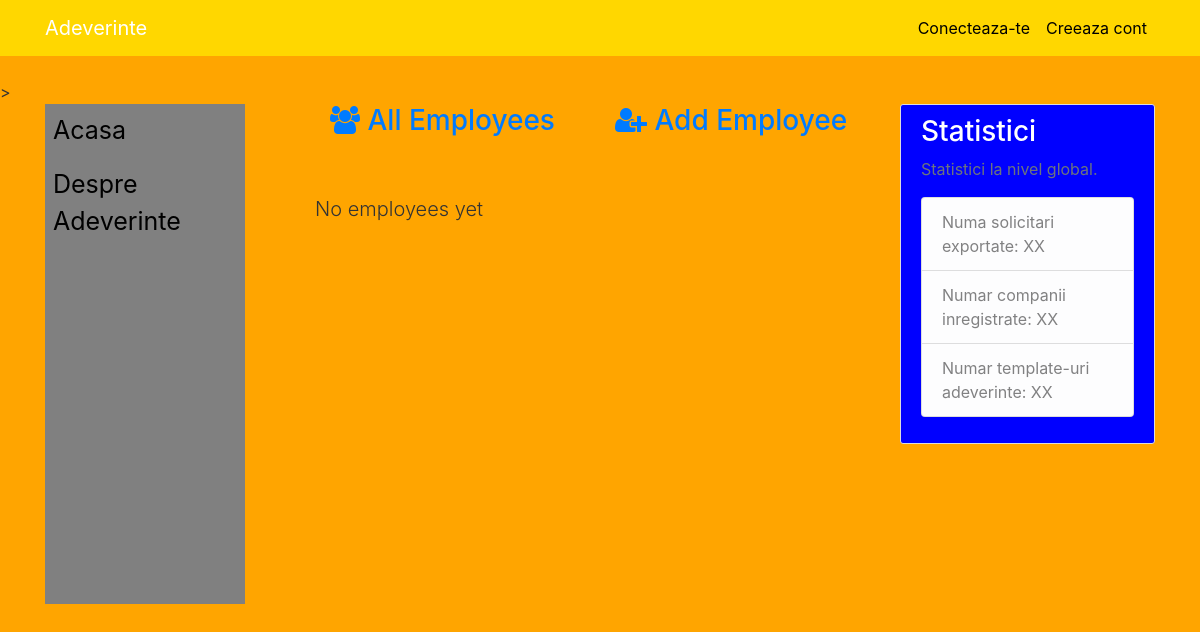
The page /employees/ on the database as committed earlier.
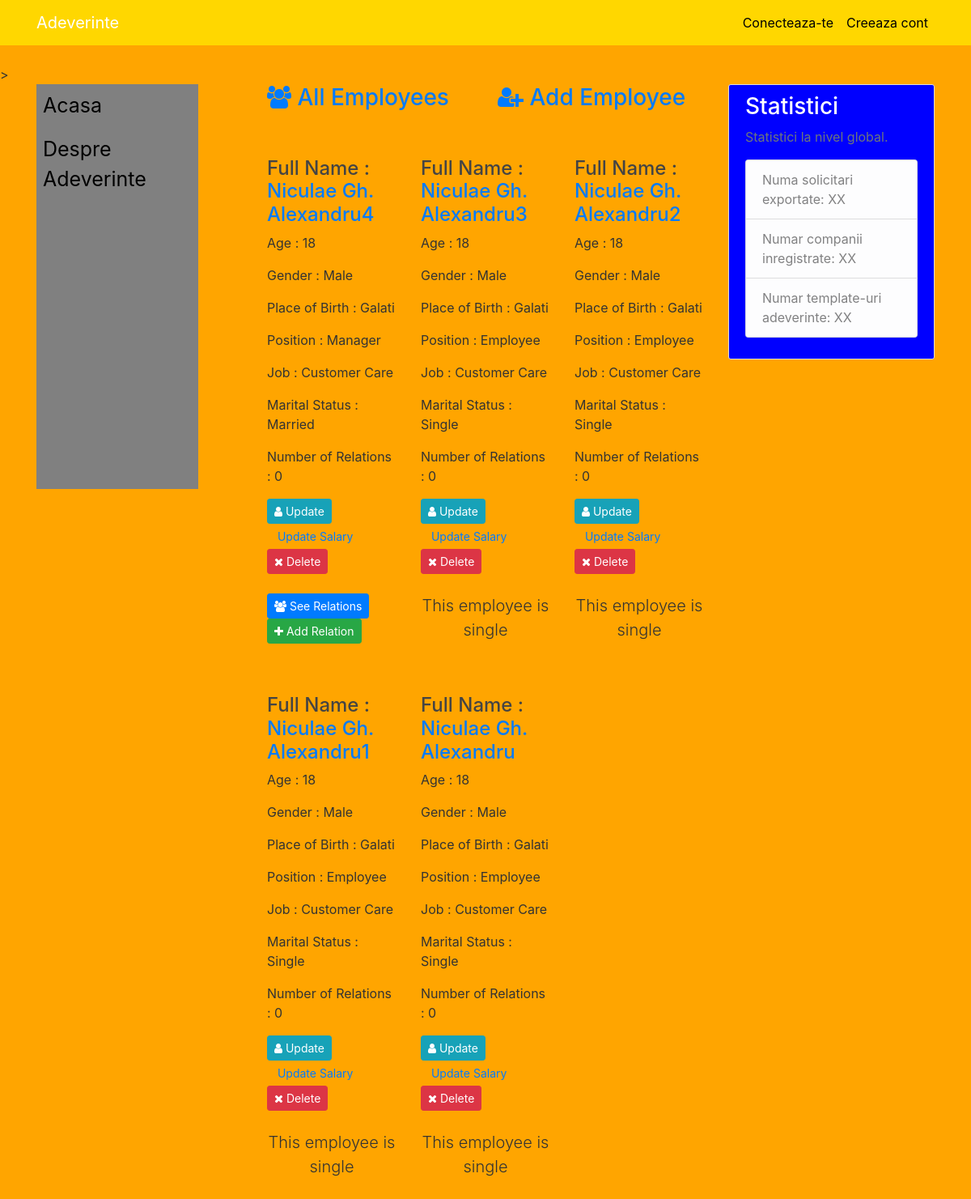
The same page on the database as committed later.
### employee/models.py (models this page shows, shortened)
class Employees(models.Model):
    GENDER_CHOICES = [
        ('Male', 'Male'),
        ('Female', 'Female'),
    ]
    Position_CHOICES = [
        ('Employee', 'Employee'),
        ('Manager', 'Manager'),
        ('CEO', 'CEO'),
    ]
    MARITAL_STATUS_CHOICES = [
        ('Single', 'Single'),
        ('Married', 'Married'),
    ]
    first_name = models.CharField(max_length=255)
    middle_name = models.CharField(max_length=255)
    last_name = models.CharField(max_length=255)
    full_name = models.CharField(max_length=500)
    national_identifier = models.BigIntegerField()
    age = models.PositiveIntegerField()
    gender = models.CharField(choices=GENDER_CHOICES, max_length=25)
    date_of_birth = models.DateField()
    place_of_birth = models.CharField(max_length=255)
    position = models.CharField(choices=Position_CHOICES, max_length=25)
    job = models.CharField(max_length=255, null=True)
    country = models.CharField(max_length=255)
    nationality = models.CharField(max_length=255)
    marital_status = models.CharField(choices=MARITAL_STATUS_CHOICES, max_length=25)
    salary = models.PositiveIntegerField()
    deduction = models.PositiveIntegerField(default=0, null=True)
    earning = models.PositiveIntegerField(default=0, null=True)
    deduction_description = models.TextField(null=True)
    earning_description = models.TextField(null=True)
    activated = models.BooleanField(default=True)
    freeze = models.BooleanField(default=False)
    added = models.DateTimeField(auto_now_add=True)
    updated = models.DateTimeField(auto_now=True)

### employee/views.py (the view)
class AllEmployeesView(ListView):
    template_name = 'employees/all_employees.html'
    def get_queryset(self):
        qs = Employees.objects.filter(activated=True).order_by('-id')
        return qs
    def get_context_data(self, **kwargs):
        context = super(AllEmployeesView, self).get_context_data(**kwargs)
        context['title'] = 'All Employees'
        return context

### employee/templates/employees/all_employees.html (shortened to what this page needs)
{% extends 'main_website/base.html' %}
{% block content %}
    <div class="row">
        <div class="col-sm-6">
              <h3>
                <a href="{% url 'employees:all' %}"><i class="fa fa-users"></i> All Employees</a>
              </h3>
        </div>
        <div class="col-sm-6">
              <h3>
               <a href="{% url 'employees:add' %}"><i class="fa fa-user-plus"></i> Add Employee</a>
              </h3>
            <br>
            <br>
        </div>
        {% for emp in object_list %}
            <div class="col-sm-4">
            <div class="thumbnail">
              <div class="caption">
                  <h4>Full Name : <br><a href="{% url 'employees:detail' emp.id %}">{{ emp.full_name }}</a></h4>
                <p>Age : {{ emp.age }}</p>
                <p>Gender : {{ emp.gender }}</p>
                <p>Place of Birth : {{ emp.place_of_birth }}</p>
                <p>Position : {{ emp.position }}</p>
                <p>Job : {{ emp.job }}</p>
                <p>Marital Status : {{ emp.marital_status }}</p>
                <p>Number of Relations : {{ emp.relationship_set.all.count }}</p>
              {% if emp.freeze == True %}
                  <p class="lead text-center" style="color: #f00; margin-top: 18px;">This employee is frozen</p>
              {% else %}
                <a href="{% url 'employees:update' emp.id %}" class="btn btn-info btn-raised btn-sm">
                    <i class="fa fa-user"></i> Update
                </a>
                <a href="{% url 'employees:update-salary' emp.id %}" class="btn btn-default btn-raised btn-sm">
                      Update Salary
                </a>
                <button class="btn btn-danger btn-raised btn-sm" href="" data-toggle="modal" data-target="#delete_employee{{ emp.id }}">
                    <i class="fa fa-times"></i> Delete
                </button>
                  {% if emp.marital_status == 'Married' %}
                    <br>
                    <br>
                    <a href="{% url 'employees:all-relations' emp.id %}" class="btn btn-primary btn-raised btn-sm">
                        <i class="fa fa-users"></i> See Relations
                    </a>
                    <a href="{% url 'employees:add-relation' emp.id %}" class="btn btn-success btn-raised btn-sm">
                        <i class="fa fa-plus"></i> Add Relation
                    </a>
                  {% else %}
                      <br>
                      <br>
                      <p class="lead text-center">This employee is single</p>
                  {% endif %}
              {% endif %}
                  <br>
                  <br>
              </div>
            </div>
            </div>
        {% empty %}
            <p class="lead text-center">No employees yet</p>
        {% endfor %}
    </div>
    <br>
    <br>
    <br>
    <br>
    <br>
    <br>
{% endblock %}

### main_website/templates/main_website/base.html (shortened to what this page needs)
{% load static %}
<!DOCTYPE html>
<html>
<head>
    <link rel="stylesheet" href="https://maxcdn.bootstrapcdn.com/bootstrap/4.0.0/css/bootstrap.min.css">
    <link rel="stylesheet" type="text/css" href="{% static 'main_website/main.css' %}">
    <link rel="stylesheet" href="https://cdnjs.cloudflare.com/ajax/libs/font-awesome/4.7.0/css/font-awesome.min.css">
</head>
<body>
    <header class="site-header">
      <nav class="navbar navbar-expand-md navbar-dark bg-orange fixed-top">
        <div class="container">
          <a class="navbar-brand mr-4" href="{% url 'home' %}">Adeverinte</a>
          <div class="collapse navbar-collapse" id="navbarToggle">
            <div class="navbar-nav">
              {% if user.is_authenticated %}
                  <a class="nav-item nav-link" href="{% url 'profile' %}">Profilul meu</a>
                  <a class="nav-item nav-link" href="{% url 'logout' %}">Deconectare</a>
              {% else %}
                  <a class="nav-item nav-link" href="{% url 'login' %}">Conecteaza-te</a>
                  <a class="nav-item nav-link" href="{% url 'register' %}">Creeaza cont</a>
              {% endif %}
            </div>
          </div>
        </div>
      </nav>
    </header>
    <main role="main" class="container">
      <div class="row">
          <div class="col-md-3">
              <div class="sidenav">
                {% if user.is_authenticated %}
                  <a class="nav-item nav-link" href="{% url 'adeverinte-home' %}">Acasa</a>
                {% else %}
                  <a class="nav-item nav-link" href="{% url 'home' %}">Acasa</a>
                {% endif %}
                  <a class="nav-item nav-link" href="{% url 'about' %}">Despre Adeverinte</a>
              </div>
          </div>
        <div class="col-md-6">
          {% block content %}<h1>Continutul lipseste!</h1>{% endblock %}
        </div>
        <div class="col-md-3">
          <div class="content-section sidebar">
            <h3>Statistici</h3>
            {% block statistici %}
              <p class='text-muted'>Statistici la nivel global.
                <ul class="list-group">
                  <li class="list-group-item list-group-item-light">Numa solicitari exportate: XX</li>
                  <li class="list-group-item list-group-item-light">Numar companii inregistrate: XX</li>
                  <li class="list-group-item list-group-item-light">Numar template-uri adeverinte: XX</li>
                </ul>
              </p>
            {% endblock %}
          </div>
        </div>
      </div>
    </main>
</body>
</html>

### main_website/static/main_website/main.css (style rules this page uses)
body { background: #ffa500; color: #333333; margin-top: 5rem; }
h1, h2, h3, h4, h5, h6 { color: #444444; }
ul { margin: 0; }
.bg-orange { background-color: #ffd700; }
.site-header .navbar-nav .nav-link { color: #000000; }
.content-section { background: #ffffff; padding: 10px 20px; border: 1px solid #dddddd; border-radius: 3px; margin-bottom: 20px; }
.sidebar { background: #0000ff; }
.sidebar h3, .sidebar p { color: #ffffff; }
.sidenav { height: 500px; width: 200px; background-color: #808080; overflow-x: hidden; }
.sidenav a { padding: 8px 8px 8px 8px; font-size: 25px; color: #000000; }

Rows that differ between the two databases and show on the page:
added Employees: full_name "Niculae Gh. Alexandru4", age "18", gender "Male", place_of_birth "Galati", position "Manager", job "Customer Care", marital_status "Married", relationship_set.all.count "0", shows "See Relations"
added Employees: full_name "Niculae Gh. Alexandru3", age "18", gender "Male", place_of_birth "Galati", position "Employee", job "Customer Care", marital_status "Single", relationship_set.all.count "0", shows "This employee is single"
added Employees: full_name "Niculae Gh. Alexandru2", age "18", gender "Male", place_of_birth "Galati", position "Employee", job "Customer Care", marital_status "Single", relationship_set.all.count "0", shows "This employee is single"
added Employees: full_name "Niculae Gh. Alexandru1", age "18", gender "Male", place_of_birth "Galati", position "Employee", job "Customer Care", marital_status "Single", relationship_set.all.count "0", shows "This employee is single"
added Employees: full_name "Niculae Gh. Alexandru", age "18", gender "Male", place_of_birth "Galati", position "Employee", job "Customer Care", marital_status "Single", relationship_set.all.count "0", shows "This employee is single"
Other text that changed with them:
text no longer shown: "No employees yet"
